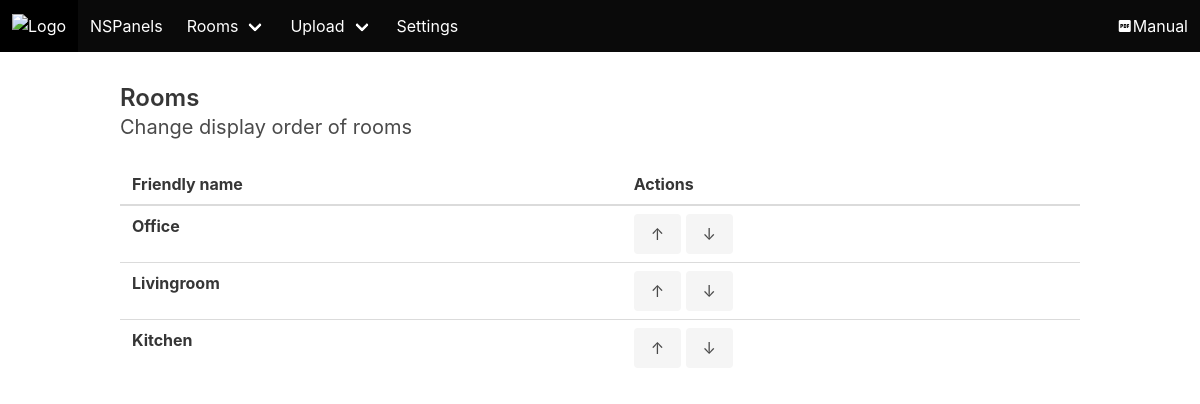
Screenshot of /rooms/order with the database file from the repository.
### web/models.py (models this page shows, shortened)
class Room(models.Model):
    def number():
        no = Room.objects.all().count()
        if no == None:
            return 1
        else:
            return no + 1
    friendly_name = models.CharField(max_length=30)
    displayOrder = models.IntegerField(default=number)

### web/views.py (the view)
# urls.py: path('rooms/order', views.rooms_order, name='rooms_order'),
def rooms_order(request):
    return render(request, 'rooms_order.html', {'rooms': Room.objects.all().order_by('displayOrder')})

### web/templates/rooms_order.html
{% extends 'base.html' %}
{% block content %}
<h2 class="title is-4">Rooms</h2>
<h2 class="title subtitle">Change display order of rooms</h2>
<table class="table is-fullwidth is-hoverable">
    <thead>
        <tr>
            <th>Friendly name</th>
            <th>Actions</th>
        </tr>
    </thead>
    <tbody>
        {% for room in rooms %}
        <tr data-roomId="{{ room.id }}">
            <th>{{ room.friendly_name }}</th>
            <td>
                <button type="button" class="button is-light" onclick="window.location = '/moveRoomUp/{{ room.id }}'">
                    ↑</button>
                <button type="button" class="button is-light" onclick="window.location = '/moveRoomDown/{{ room.id }}'">
                    ↓</button>
            </td>
        </tr>
        {% endfor %}
    </tbody>
</table>
{% endblock %}

### rows the page displays
Room: friendly_name "Office"
Room: friendly_name "Livingroom"
Room: friendly_name "Kitchen"
